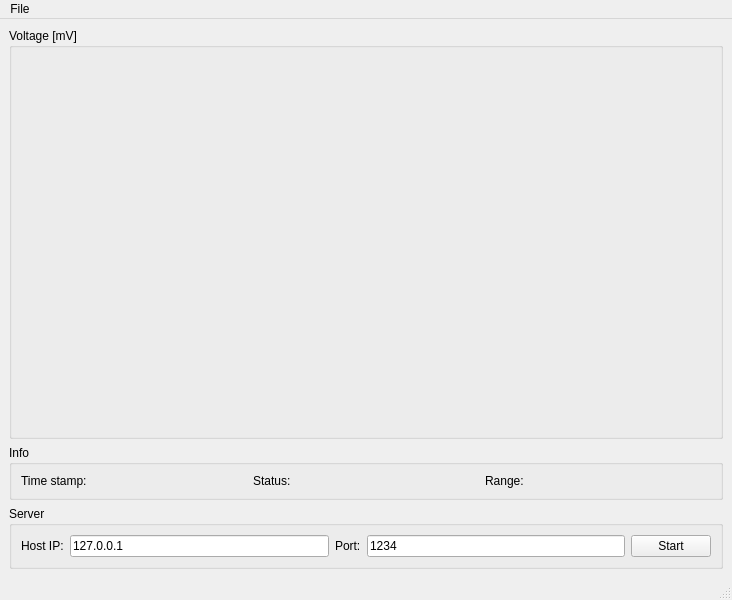
<?xml version="1.0" encoding="UTF-8"?>
<ui version="4.0">
 <class>MainWindow</class>
 <widget class="QMainWindow" name="MainWindow">
  <property name="geometry">
   <rect>
    <x>0</x>
    <y>0</y>
    <width>732</width>
    <height>600</height>
   </rect>
  </property>
  <property name="windowTitle">
   <string>pypiscope</string>
  </property>
  <widget class="QWidget" name="centralwidget">
   <layout class="QVBoxLayout" name="verticalLayout">
    <item>
     <widget class="QGroupBox" name="groupBox">
      <property name="sizePolicy">
       <sizepolicy hsizetype="Preferred" vsizetype="Expanding">
        <horstretch>0</horstretch>
        <verstretch>0</verstretch>
       </sizepolicy>
      </property>
      <property name="title">
       <string>Voltage [mV]</string>
      </property>
      <layout class="QGridLayout" name="gridLayout">
       <item row="0" column="0">
        <widget class="MatplotLibWidget" name="mplWidget" native="true"/>
       </item>
      </layout>
     </widget>
    </item>
    <item>
     <widget class="QGroupBox" name="groupBox_3">
      <property name="title">
       <string>Info</string>
      </property>
      <layout class="QHBoxLayout" name="horizontalLayout_2">
       <item>
        <widget class="QLabel" name="label_3">
         <property name="text">
          <string>Time stamp:</string>
         </property>
        </widget>
       </item>
       <item>
        <widget class="QLabel" name="label_time_stamp">
         <property name="text">
          <string/>
         </property>
        </widget>
       </item>
       <item>
        <widget class="QLabel" name="label_4">
         <property name="text">
          <string>Status:</string>
         </property>
        </widget>
       </item>
       <item>
        <widget class="QLabel" name="label_status">
         <property name="text">
          <string/>
         </property>
        </widget>
       </item>
       <item>
        <widget class="QLabel" name="label_5">
         <property name="text">
          <string>Range:</string>
         </property>
        </widget>
       </item>
       <item>
        <widget class="QLabel" name="label_range">
         <property name="text">
          <string/>
         </property>
        </widget>
       </item>
      </layout>
     </widget>
    </item>
    <item>
     <widget class="QGroupBox" name="groupBox_2">
      <property name="title">
       <string>Server</string>
      </property>
      <layout class="QHBoxLayout" name="horizontalLayout">
       <item>
        <widget class="QLabel" name="label">
         <property name="text">
          <string>Host IP:</string>
         </property>
        </widget>
       </item>
       <item>
        <widget class="QLineEdit" name="lineEdit_host">
         <property name="text">
          <string>127.0.0.1</string>
         </property>
        </widget>
       </item>
       <item>
        <widget class="QLabel" name="label_2">
         <property name="text">
          <string>Port:</string>
         </property>
        </widget>
       </item>
       <item>
        <widget class="QLineEdit" name="lineEdit_port">
         <property name="text">
          <string>1234</string>
         </property>
        </widget>
       </item>
       <item>
        <widget class="QPushButton" name="pushButton">
         <property name="text">
          <string>Start</string>
         </property>
         <property name="checkable">
          <bool>true</bool>
         </property>
         <property name="checked">
          <bool>false</bool>
         </property>
         <property name="autoDefault">
          <bool>false</bool>
         </property>
         <property name="default">
          <bool>false</bool>
         </property>
         <property name="flat">
          <bool>false</bool>
         </property>
        </widget>
       </item>
      </layout>
     </widget>
    </item>
   </layout>
  </widget>
  <widget class="QMenuBar" name="menubar">
   <property name="geometry">
    <rect>
     <x>0</x>
     <y>0</y>
     <width>732</width>
     <height>22</height>
    </rect>
   </property>
   <widget class="QMenu" name="menuFile">
    <property name="title">
     <string>File</string>
    </property>
    <addaction name="actionAbout"/>
    <addaction name="separator"/>
    <addaction name="actionQuit"/>
   </widget>
   <addaction name="menuFile"/>
  </widget>
  <widget class="QStatusBar" name="statusbar"/>
  <action name="actionAbout">
   <property name="text">
    <string>About</string>
   </property>
  </action>
  <action name="actionQuit">
   <property name="text">
    <string>Quit</string>
   </property>
  </action>
 </widget>
 <customwidgets>
  <customwidget>
   <class>MatplotLibWidget</class>
   <extends>QWidget</extends>
   <header>matplotlibwidget.h</header>
   <container>1</container>
  </customwidget>
 </customwidgets>
 <resources/>
 <connections/>
</ui>
